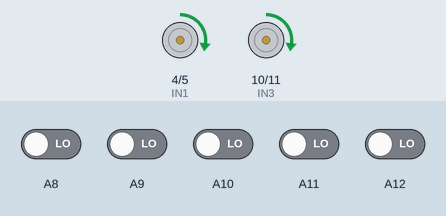
The sketch below on a simulated Arduino Mega 2560, built with avr-gcc and run on an emulated ATmega2560. On the bench: motor-driver pin pairs drawn as motors (green arrow = first pin HIGH = forward, orange = second pin HIGH = backward, longer = more drive). The inputs (shaded band) are chosen by the test bench; at power-on: A8–12 LOW.

Above: at 1.2 s.
1.3 s: A10 driven HIGH and A11 driven HIGH
At 1.6 s:
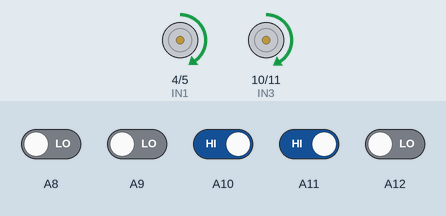
2.8 s: A12 driven HIGH
At 4.1 s:
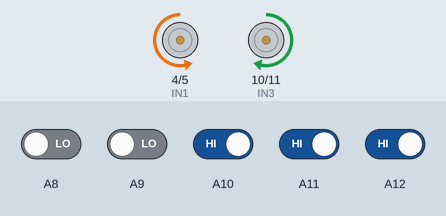
4.4 s: A8 driven HIGH and A9 driven HIGH
At 5.3 s:
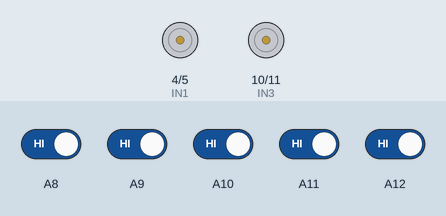
6.0 s: A12 driven LOW
At 7.2 s:
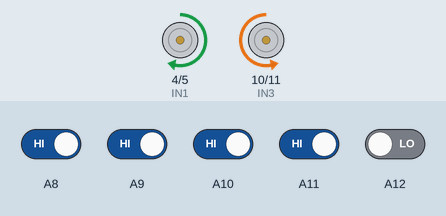
Timing chart, 0 to 8.5 s (numbered marks = the images above; inputs shaded):
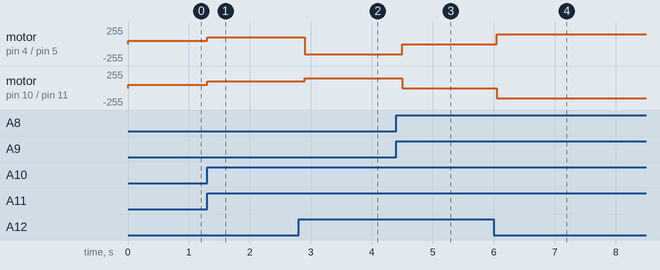

The sketch:

Round_1_Backup_Trial.ino
```cpp
int IN1=4;
int IN2=5;
int IN3=10;
int IN4=11;

int b=1;
int w=0;

int sensor[6]={0, 0, 0, 0, 0};

void setup() {
  // put your setup code here, to run once:
pinMode(IN1, OUTPUT);
pinMode(IN2, OUTPUT);
pinMode(IN3, OUTPUT);
pinMode(IN4, OUTPUT);
pinMode(A8, INPUT);
pinMode(A9, INPUT);
pinMode(A10, INPUT);
pinMode(A11, INPUT);
pinMode(A12, INPUT);
pinMode(A13, INPUT);
getVal();
for(int i=10;i<=50;i++)
{
  analogWrite(IN1,i);
  analogWrite(IN2,0);
  analogWrite(IN3,i);
  analogWrite(IN4,0);

}
delay(10);
}

void loop() {
  // put your main code here, to run repeatedly:
getVal();
if (sensor[0]==w && sensor[1]==b && sensor[2]==b && sensor[3]==w && sensor[4]==w)                //1
  moveForward();
else if (sensor[0]==w && sensor[1]==b && sensor[2]==b && sensor[3]==b && sensor[4]==b)
  {
    getVal();
    do {
      delay(50);
      rightsharpTurn();
      getVal();
    }while(sensor[0]!=w && sensor[1]!=b && sensor[2]!=b && sensor[3]!=w && sensor[4]!=w);
  }
 else if (sensor[0]==b && sensor[1]==b && sensor[2]==b && sensor[3]==w && sensor[4]==w)
 {
  delay(50);
  getVal();
  if (sensor[0]==w && sensor[1]==b && sensor[2]==b && sensor[3]==w && sensor[4]==w)
    moveForward();
  else
    do {
      delay(50);
      leftsharpTurn();
      getVal();
    }while(sensor[0]!=w && sensor[1]!=b && sensor[2]!=b && sensor[3]!=w && sensor[4]!=w);
 }
else if (sensor[0]==b && sensor[1]==b && sensor[2]==b && sensor[3]==b && sensor[4]==b)           //14
  {
    delay(50);
    getVal();
    if (sensor[0]==b && sensor[1]==b && sensor[2]==b && sensor[3]==b && sensor[4]==b)
    {
      delay(50);
      getVal();
      if (sensor[0]==b && sensor[1]==b && sensor[2]==b && sensor[3]==b && sensor[4]==b)
        stop_bot();
    }
    else {
    do {
      delay(50);
      rightsharpTurn();
      getVal();
    }while(sensor[0]!=w && sensor[1]!=b && sensor[2]!=b && sensor[3]!=w && sensor[4]!=w);
   }
  }
/*else if (sensor[0]==w && sensor[1]==w && sensor[2]==w && sensor[3]==w && sensor[4]==w)           //15
  {
    getVal();
    do {
      leftsharpTurn();
      getVal();
    }while(sensor[0]!=w && sensor[1]!=b && sensor[2]!=b && sensor[3]!=w && sensor[4]!=w);
  }*/
}
```

getVal.ino
```cpp
void getVal() {
  sensor[0]=digitalRead(A12);
  sensor[1]=digitalRead(A11);
  sensor[2]=digitalRead(A10);
  sensor[3]=digitalRead(A9);
  sensor[4]=digitalRead(A8);
}
```

motorTurn.ino
```cpp
void moveForward() {
  analogWrite(IN1, 100);
  analogWrite(IN2, 0);
  analogWrite(IN3, 104);
  analogWrite(IN4, 0);
}

void leftsharpTurn() {
  analogWrite(IN1, 0);
  analogWrite(IN2, 150);
  analogWrite(IN3, 150);
  analogWrite(IN4, 0);
}

void rightsharpTurn() {
  analogWrite(IN1, 150);
  analogWrite(IN2, 0);
  analogWrite(IN3, 0);
  analogWrite(IN4, 150);
}

void stop_bot() {
  analogWrite(IN1, 0);
  analogWrite(IN2, 0);
  analogWrite(IN3, 0);
  analogWrite(IN4, 0);
}
```

Measured:
- after the input at 1.3 s, motor on pin 4 (IN1) / pin 5 (IN2): forward 50/255 → forward 100/255 at once; motor on pin 10 (IN3) / pin 11 (IN4): forward 50/255 → forward 104/255 at once
- after the input at 2.8 s, motor on pin 4 (IN1) / pin 5 (IN2): forward 100/255 → backward 150/255 after 0.10 s; motor on pin 10 (IN3) / pin 11 (IN4): forward 104/255 → forward 150/255 after 0.10 s
- after the input at 4.4 s, motor on pin 4 (IN1) / pin 5 (IN2): backward 150/255 → stopped after 0.10 s; motor on pin 10 (IN3) / pin 11 (IN4): forward 150/255 → stopped after 0.10 s
- after the input at 6.0 s, motor on pin 4 (IN1) / pin 5 (IN2): stopped → forward 150/255 after 0.05 s; motor on pin 10 (IN3) / pin 11 (IN4): stopped → backward 150/255 after 0.05 s
